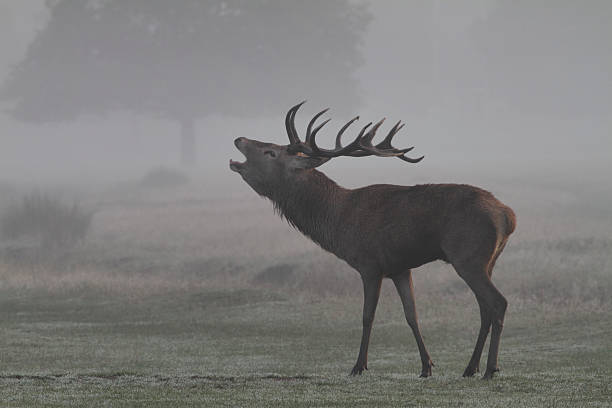
#> input picture Python_bir/huso2.jpg, 612 x 408 px
$ python deneme16.py   (older library calls are emulated)
#> lines starting #> are read from the running program, lines starting #| are printed output that depends on the picture
import cv2
import numpy as np


#kontrast genişletme
img = cv2.imread('huso2.jpg', cv2.IMREAD_GRAYSCALE)
#> img: shape (408, 612); min 18, max 207, mean 125.1

# Determine the intensity range for contrast stretching using np.percentile
low, high = np.percentile(img, (0,1))
#> low = 18; high = 50
img_stretched = cv2.normalize(img, None, alpha=0, beta=255, norm_type=cv2.NORM_MINMAX, dtype=cv2.CV_8U)
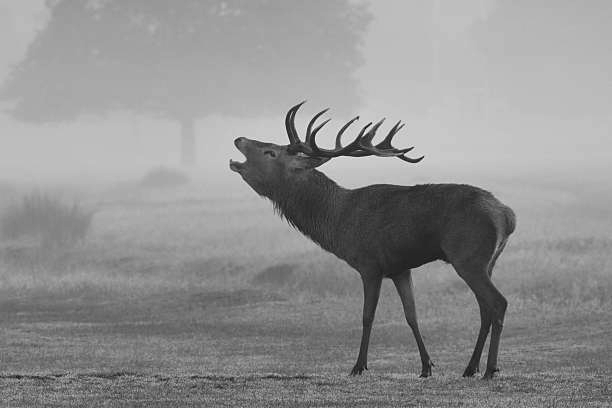
#> img_stretched: shape (408, 612); min 0, max 255, mean 144.5

# Perform contrast stretching
img_stretched = cv2.equalizeHist(img_stretched)
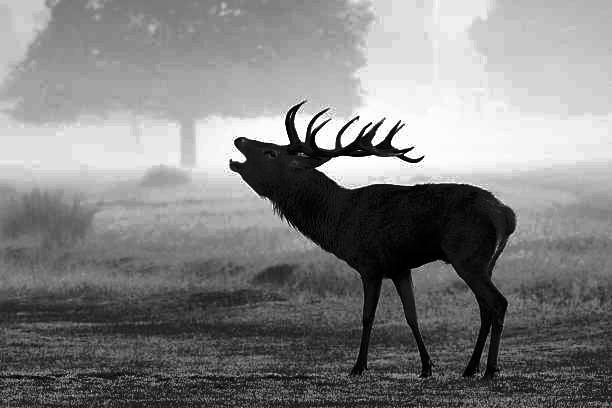
#> img_stretched: shape (408, 612); min 0, max 255, mean 129.2

# Display the original image and the stretched image
cv2.imshow('Original Image', img)
cv2.imshow('Stretched Image', img_stretched)
cv2.waitKey(0)
cv2.destroyAllWindows()

$ run again, with Python_bir/deneme1.jpg copied over Python_bir/huso2.jpg
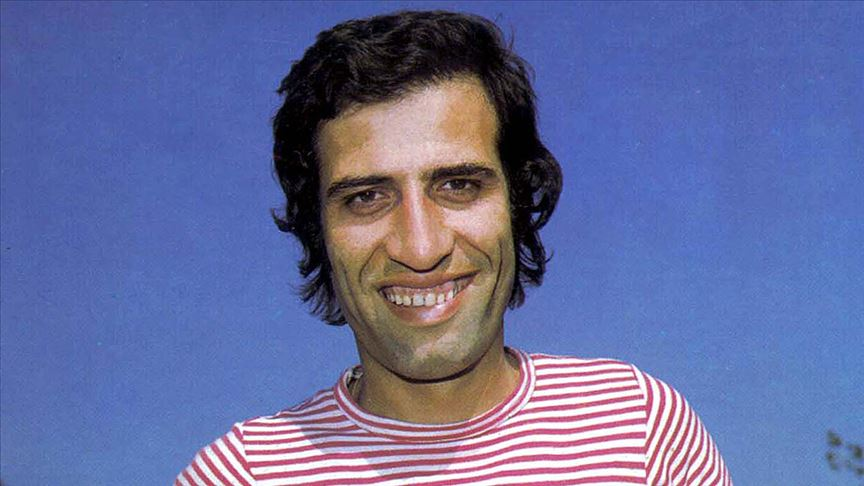
#> input picture Python_bir/deneme1.jpg, 864 x 486 px
#> `img = cv2.imread('huso2.jpg', cv2.IMREAD_GRAYSCALE)`:
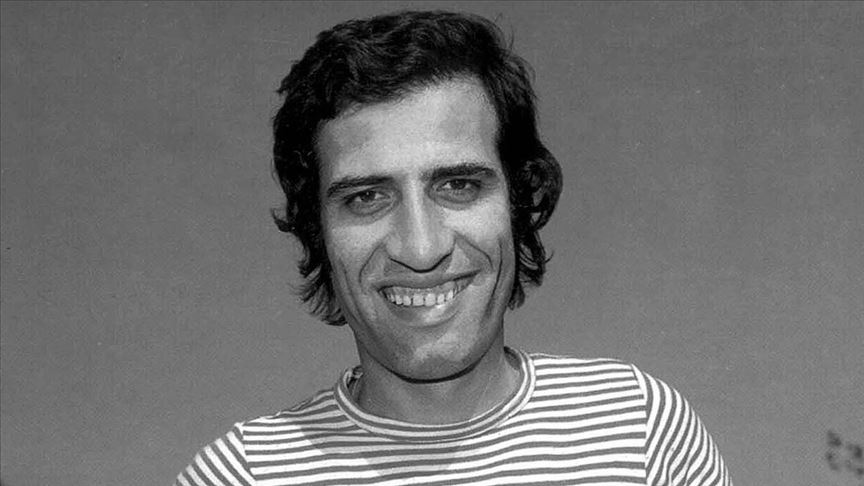
#> img: shape (486, 864); min 0, max 255, mean 112.4
#> low = 0; high = 1
#> `img_stretched = cv2.equalizeHist(img_stretched)`:
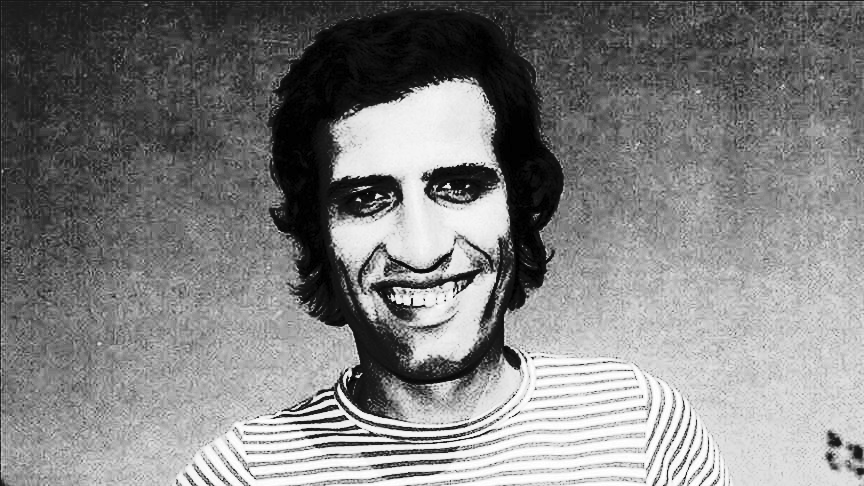
#> img_stretched: shape (486, 864); min 0, max 255, mean 128.8
